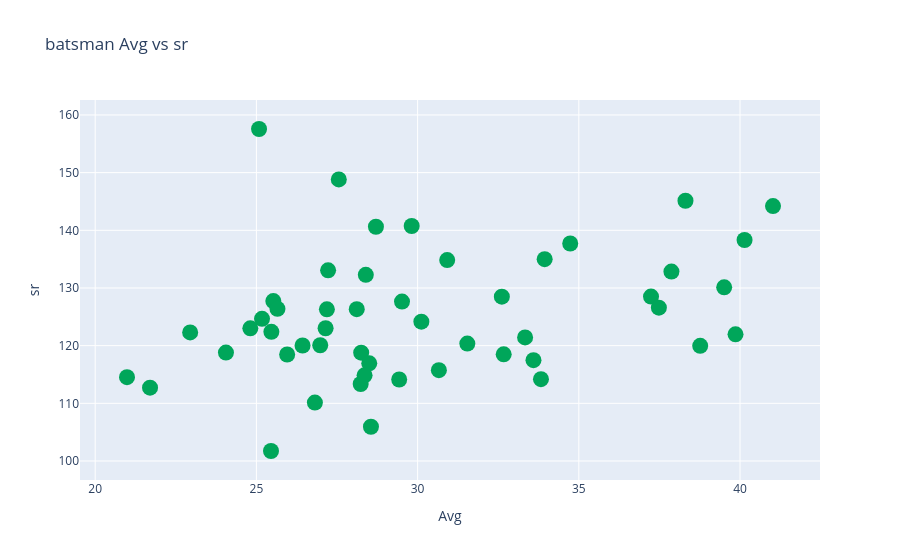

The cell this chart's notebook holds for it:
### Code cell
trace=go.Scatter(x=df['avg'],y=df['sr'],mode='markers',hovertext=df['batsman'],marker={'color':'#00a65a','size':16})
data=[trace]
layout=go.Layout(title='batsman Avg vs sr',xaxis={'title':'Avg'},yaxis={'title':'sr'})
fig=go.Figure(data=data,layout=layout)
fig.show()

### Figure 1 — Plotly figure (JSON) as saved in the notebook; plotly's stock layout.template omitted (floating-point values rounded to 4 significant figures)
{"data": [{"hovertext": ["AB de Villiers", "AC Gilchrist", "AJ Finch", "AM Rahane", "AT Rayudu", "BB McCullum", "BJ Hodge", "CH Gayle", "DA Miller", "DA Warner", "DJ Bravo", "DJ Hussey", "DPMD Jayawardene", "DR Smith", "F du Plessis", "G Gambhir", "GJ Maxwell", "JH Kallis", "JP Duminy", "KA Pollard", "KC Sangakkara", "KD Karthik", "KK Nair", "M Vijay", "MEK Hussey", "MK Pandey", "MK Tiwary", "MS Dhoni", "NV Ojha", "PA Patel", "R Dravid", "RA Jadeja", "RG Sharma", "RV Uthappa", "S Badrinath", "S Dhawan", "SC Ganguly", "SE Marsh", "SK Raina", "SPD Smith", "SR Tendulkar", "SR Watson", "SS Tiwary", "SV Samson", "TM Dilshan", "V Kohli", "V Sehwag", "WP Saha", "YK Pathan", "Yuvraj Singh"], "marker": {"color": "#00a65a", "size": 16}, "mode": "markers", "type": "scatter", "x": [38.31, 27.22, 27.19, 33.59, 27.15, 28.11, 33.33, 41.02, 34.73, 40.14, 22.95, 26.98, 28.25, 28.39, 30.12, 31.54, 25.08, 28.55, 39.86, 28.71, 25.95, 24.81, 25.17, 26.43, 38.76, 28.5, 29.43, 37.87, 20.99, 21.7, 28.23, 24.06, 32.61, 29.52, 30.66, 32.67, 25.45, 39.51, 33.94, 37.24, 33.83, 30.92, 28.36, 25.46, 26.81, 37.48, 27.56, 25.52, 29.82, 25.65], "y": [145.1, 133.1, 126.3, 117.5, 123.0, 126.3, 121.4, 144.2, 137.7, 138.3, 122.3, 120.1, 118.8, 132.3, 124.2, 120.4, 157.6, 105.9, 122.0, 140.6, 118.5, 123.0, 124.7, 120.0, 120.0, 116.9, 114.1, 132.8, 114.5, 112.7, 113.3, 118.8, 128.5, 127.6, 115.7, 118.5, 101.7, 130.1, 135.0, 128.5, 114.2, 134.8, 114.9, 122.4, 110.1, 126.6, 148.8, 127.7, 140.8, 126.4]}], "layout": {"title": {"text": "batsman Avg vs sr"}, "xaxis": {"title": {"text": "Avg"}}, "yaxis": {"title": {"text": "sr"}}}}
